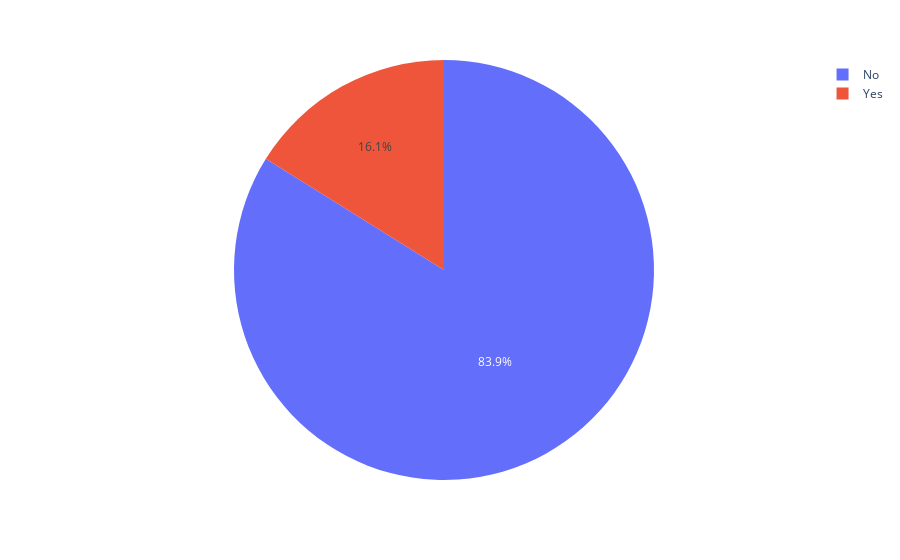

The code cell stored with this chart in its notebook:
### Markdown cell above
There are no missing values in all columns.

### Code cell
px.pie(df,names=df["Attrition"])

### Figure 1 — Plotly figure (JSON) as saved in the notebook; plotly's stock layout.template omitted (floating-point values rounded to 4 significant figures; data arrays with more than 128 entries replaced by an {"elided": "..."} marker saying what was removed)
{"data": [{"domain": {"x": [0, 1], "y": [0, 1]}, "hovertemplate": "Attrition=%{label}<extra></extra>", "labels": {"elided": "1470 str values"}, "legendgroup": "", "name": "", "showlegend": true, "type": "pie"}], "layout": {"autosize": true, "legend": {"tracegroupgap": 0}, "margin": {"t": 60}}}
